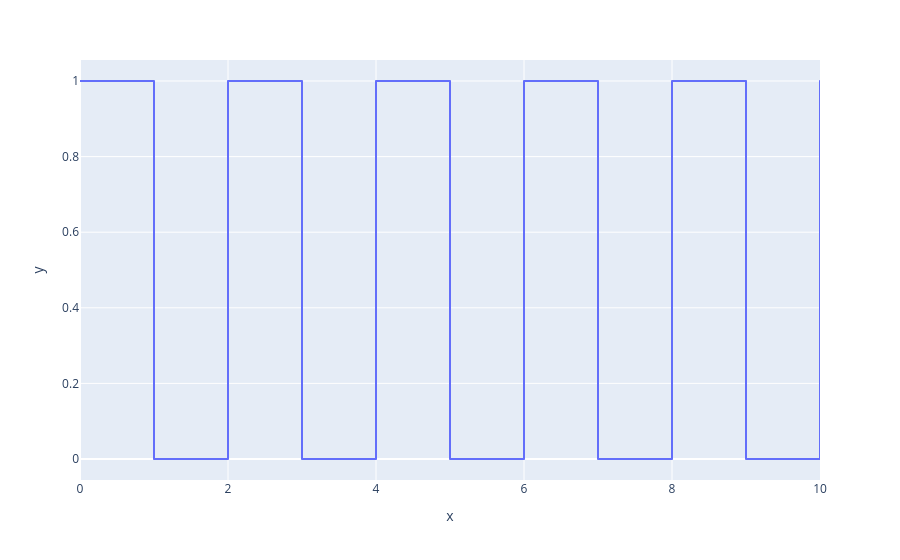

Here is the notebook cell this chart was saved with:
### Code cell
px.line(x = square_wave_x, y = inv_ft_square_wave_y.real)

### Figure 1 — Plotly figure (JSON) as saved in the notebook; plotly's stock layout.template omitted (floating-point values rounded to 4 significant figures; data arrays with more than 128 entries replaced by an {"elided": "..."} marker saying what was removed)
{"data": [{"hovertemplate": "x=%{x}<br>y=%{y}<extra></extra>", "legendgroup": "", "line": {"color": "#636efa", "dash": "solid"}, "marker": {"symbol": "circle"}, "mode": "lines", "name": "", "showlegend": false, "type": "scattergl", "x": {"elided": "10000 float values"}, "xaxis": "x", "y": {"elided": "10000 float values"}, "yaxis": "y"}], "layout": {"legend": {"tracegroupgap": 0}, "margin": {"t": 60}, "xaxis": {"anchor": "y", "domain": [0, 1], "title": {"text": "x"}}, "yaxis": {"anchor": "x", "domain": [0, 1], "title": {"text": "y"}}}}
